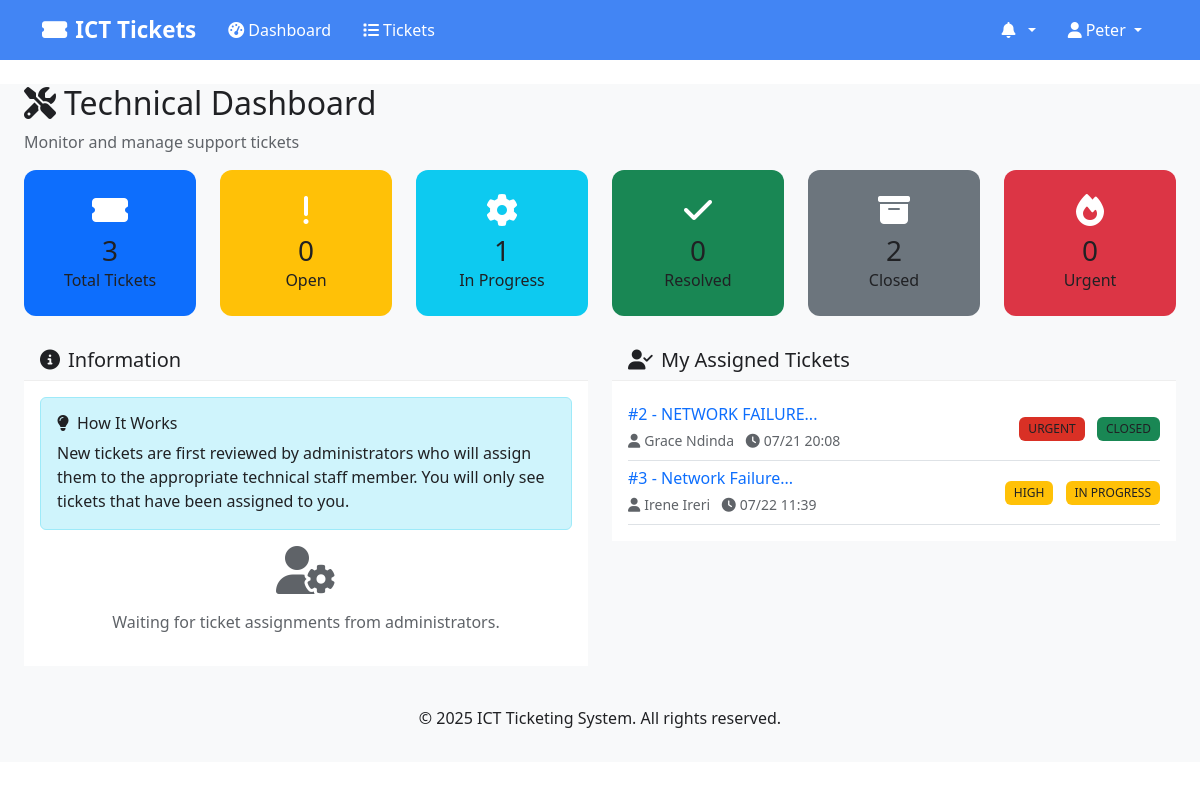
Before: /dashboard (signed in) with the older database file.
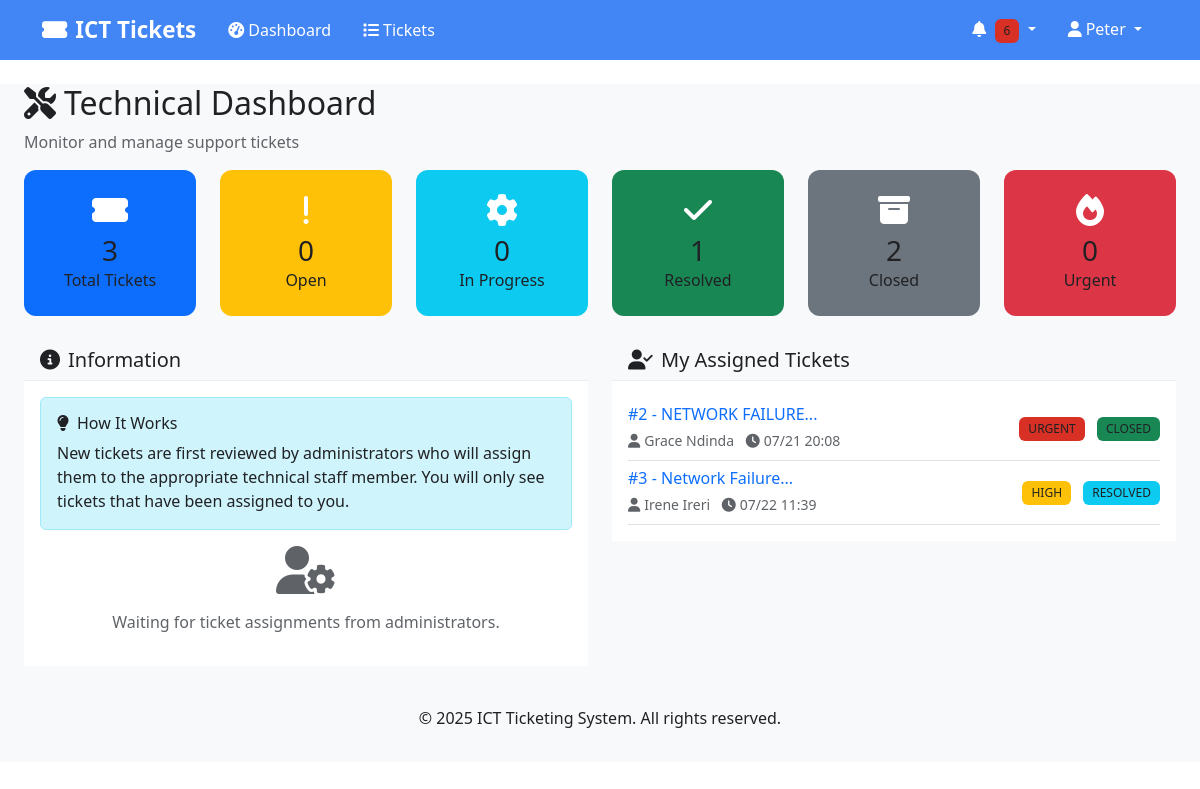
After: the same page with the newer database file.
### models.py (models this page shows, shortened)
class Ticket(db.Model):
    __tablename__ = 'tickets'
    id = db.Column(db.Integer, primary_key=True)
    title = db.Column(db.String(200), nullable=False)
    description = db.Column(db.Text, nullable=False)
    priority = db.Column(db.String(10), nullable=False)  # 'URGENT', 'HIGH', 'MEDIUM', 'LOW'
    status = db.Column(db.String(20), default='OPEN')  # 'OPEN', 'IN_PROGRESS', 'RESOLVED', 'CLOSED'
    category = db.Column(db.String(50), nullable=True)
    location = db.Column(db.String(100), nullable=True)
    unit = db.Column(db.String(50), nullable=True)  # For SWA departments (USHR, LSHR)
    created_by_id = db.Column(db.Integer, db.ForeignKey('users.id'), nullable=False)
    assigned_to_ids = db.Column(db.Text, nullable=True)  # Store comma-separated IDs for multiple assignments
    created_at = db.Column(db.DateTime, default=datetime.utcnow)
    updated_at = db.Column(db.DateTime, default=datetime.utcnow, onupdate=datetime.utcnow)
    resolved_at = db.Column(db.DateTime, nullable=True)
    closed_at = db.Column(db.DateTime, nullable=True)
    due_date = db.Column(db.DateTime, nullable=True)
    comments = db.relationship('TicketComment', backref='ticket', cascade='all, delete-orphan')
    notifications = db.relationship('Notification', backref='ticket', cascade='all, delete-orphan')
    @property
    def priority_color(self):
        colors = {
            'URGENT': 'danger',
            'HIGH': 'warning',
            'MEDIUM': 'info',
            'LOW': 'success'
        }
        return colors.get(self.priority, 'secondary')
    @property
    def status_color(self):
        colors = {
            'OPEN': 'primary',
            'IN_PROGRESS': 'warning',
            'RESOLVED': 'info',
            'CLOSED': 'success'
        }
        return colors.get(self.status, 'secondary')

class User(UserMixin, db.Model):
    __tablename__ = 'users'
    id = db.Column(db.Integer, primary_key=True)
    username = db.Column(db.String(80), unique=True, nullable=False)
    email = db.Column(db.String(120), unique=True, nullable=False)
    phone = db.Column(db.String(20), nullable=True)
    password_hash = db.Column(db.String(256), nullable=False)
    first_name = db.Column(db.String(50), nullable=False)
    last_name = db.Column(db.String(50), nullable=False)
    role = db.Column(db.String(20), nullable=False)  # 'user', 'tech', 'admin'
    department_id = db.Column(db.Integer, db.ForeignKey('departments.id'), nullable=True)
    is_active = db.Column(db.Boolean, default=True)
    created_at = db.Column(db.DateTime, default=datetime.utcnow)
    updated_at = db.Column(db.DateTime, default=datetime.utcnow, onupdate=datetime.utcnow)
    department = db.relationship('Department', backref='users')
    created_tickets = db.relationship('Ticket', foreign_keys='Ticket.created_by_id', backref='creator')
    @property
    def full_name(self):
        return f"{self.first_name} {self.last_name}"

### routes.py (the view)
@app.route('/dashboard')
@login_required
def dashboard():
    stats = get_ticket_stats()
    if current_user.role == 'admin':
        recent_tickets = Ticket.query.order_by(Ticket.created_at.desc()).limit(5).all()
        unread_notifications = Notification.query.filter_by(user_id=current_user.id, is_read=False).count()
        return render_template('dashboard_admin.html',
                             stats=stats,
                             recent_tickets=recent_tickets,
                             unread_notifications=unread_notifications,
                             User=User, Ticket=Ticket, Department=Department)
    elif current_user.role == 'tech':
        my_tickets = []
        for ticket in Ticket.query.filter(Ticket.assigned_to_ids.isnot(None)).all():
            if str(current_user.id) in ticket.assigned_to_ids.split(','):
                my_tickets.append(ticket)
        unassigned_tickets = Ticket.query.filter_by(assigned_to_ids=None, status='OPEN').all()
        unread_notifications = Notification.query.filter_by(user_id=current_user.id, is_read=False).count()
        return render_template('dashboard_tech.html',
                             stats=stats,
                             my_tickets=my_tickets,
                             unassigned_tickets=unassigned_tickets,
                             unread_notifications=unread_notifications)
    else:
        my_tickets = Ticket.query.filter_by(created_by_id=current_user.id).all()
        unread_notifications = Notification.query.filter_by(user_id=current_user.id, is_read=False).count()
        return render_template('dashboard_user.html',
                             my_tickets=my_tickets,
                             unread_notifications=unread_notifications)

### app.py (called while the page is built)
@login_manager.user_loader
def load_user(user_id):
    from models import User
    return User.query.get(int(user_id))

### templates/dashboard_tech.html (shortened to what the changed rows need)
{% extends "base.html" %}
{% block content %}
<div class="container-fluid">
    <div class="row">
        <div class="col-12">
            <h2><i class="fas fa-tools me-2"></i>Technical Dashboard</h2>
        </div>
    </div>
    <div class="row mb-4">
        <div class="col-lg-2 col-md-4 col-sm-6">
            <div class="card dashboard-card-inprogress h-100 text-white rounded-3 p-3">
                <div class="card-body text-center">
                    <i class="fas fa-cog fs-2 mb-2"></i>
                    <h3 class="mb-0">{{ stats.in_progress }}</h3>
                    <p class="mb-0">In Progress</p>
                </div>
            </div>
        </div>
        <div class="col-lg-2 col-md-4 col-sm-6">
            <div class="card dashboard-card-resolved h-100 text-white rounded-3 p-3">
                <div class="card-body text-center">
                    <i class="fas fa-check fs-2 mb-2"></i>
                    <h3 class="mb-0">{{ stats.resolved }}</h3>
                    <p class="mb-0">Resolved</p>
                </div>
            </div>
        </div>
    </div>
    <div class="row">
        <div class="col-lg-6 mb-4">
            <div class="card">
                <div class="card-body">
                    {% if my_tickets %}
                    {% for ticket in my_tickets[:5] %}
                    <div class="d-flex justify-content-between align-items-center py-2 border-bottom">
                        <div class="flex-grow-1">
                            <h6 class="mb-1">
                                <a href="{{ url_for('view_ticket', ticket_id=ticket.id) }}" class="text-decoration-none">
                                    #{{ ticket.id }} - {{ ticket.title[:50] }}...
                                </a>
                            </h6>
                            <small class="text-muted">
                                <i class="fas fa-user me-1"></i>{{ ticket.creator.full_name }}
                                <i class="fas fa-clock ms-2 me-1"></i>{{ ticket.created_at.strftime('%m/%d %H:%M') }}
                            </small>
                        </div>
                        <div class="ms-3">
                            <span class="badge bg-{{ ticket.priority_color }} me-2">{{ ticket.priority }}</span>
                            <span class="badge bg-{{ ticket.status_color }}">{{ ticket.status.replace('_', ' ') }}</span>
                        </div>
                    </div>
                    {% endfor %}
                    {% else %}
                    <div class="text-center py-3">
                        <i class="fas fa-inbox fs-2 text-muted mb-2"></i>
                        <p class="text-muted mb-0">No assigned tickets</p>
                    </div>
                    {% endif %}
                </div>
            </div>
        </div>
    </div>
</div>
{% endblock %}

### templates/base.html (shortened to what this page needs)
<!DOCTYPE html>
<html lang="en">
<head>
    <link href="https://cdn.jsdelivr.net/npm/bootstrap@5.3.0/dist/css/bootstrap.min.css" rel="stylesheet">
    <link href="https://cdnjs.cloudflare.com/ajax/libs/font-awesome/6.4.0/css/all.min.css" rel="stylesheet">
    <link href="{{ url_for('static', filename='css/style.css') }}" rel="stylesheet">
</head>
<body>
    <nav class="navbar navbar-expand-lg shadow-sm" style="background-color: #4285f4 !important;">
        <div class="container" style="background-color: #4285f4;">
            <a class="navbar-brand" href="{{ url_for('dashboard' if current_user.is_authenticated else 'index') }}" style="color: #ffffff !important; font-weight: 600;">
                <i class="fas fa-ticket-alt me-2"></i>ICT Tickets
            </a>
            {% if current_user.is_authenticated %}
            <div class="collapse navbar-collapse" id="navbarNav">
                <ul class="navbar-nav me-auto">
                    <li class="nav-item">
                        <a class="nav-link" href="{{ url_for('dashboard') }}" style="color: #ffffff !important; font-weight: 500;">
                            <i class="fas fa-tachometer-alt me-1"></i>Dashboard
                        </a>
                    </li>
                    <li class="nav-item">
                        <a class="nav-link" href="{{ url_for('list_tickets') }}" style="color: #ffffff !important; font-weight: 500;">
                            <i class="fas fa-list me-1"></i>Tickets
                        </a>
                    </li>
                </ul>
                <ul class="navbar-nav">
                    <li class="nav-item dropdown">
                        <a class="nav-link dropdown-toggle" href="#" role="button" data-bs-toggle="dropdown" style="color: #ffffff !important; font-weight: 500;">
                            <i class="fas fa-bell me-1"></i>
                            {% set unread_count = 0 %}
                            {% if current_user.notifications is defined and current_user.notifications %}
                                {% set unread_count = current_user.notifications|selectattr('is_read', 'equalto', False)|list|length %}
                            {% endif %}
                            {% if unread_count > 0 %}
                            <span class="badge bg-danger">{{ unread_count }}</span>
                            {% endif %}
                        </a>
                            {% set recent_notifications = [] %}
                            {% if current_user.notifications is defined and current_user.notifications %}
                                {% set recent_notifications = current_user.notifications[:5] %}
                            {% endif %}
                    </li>
                    <li class="nav-item dropdown">
                        <a class="nav-link dropdown-toggle" href="#" role="button" data-bs-toggle="dropdown" style="color: #ffffff !important; font-weight: 500;">
                            <i class="fas fa-user me-1"></i>{{ current_user.first_name }}
                        </a>
                    </li>
                </ul>
            </div>
            {% endif %}
        </div>
    </nav>
    <main class="container-fluid mt-4">
        {% block content %}{% endblock %}
    </main>
    <footer class="bg-light text-center text-muted py-3 mt-5">
        <div class="container">
            <p>&copy; 2025 ICT Ticketing System. All rights reserved.</p>
        </div>
    </footer>
</body>
</html>

Changed rows visible on the page:
changed Ticket "Network Failure": status "IN_PROGRESS" → "RESOLVED" (drawn); status.replace "IN PROGRESS" → "RESOLVED"
Other visible differences:
{{ unread_count }}: (not shown) → "6"
{{ stats.in_progress }}: "1" → "0"
{{ stats.resolved }}: "0" → "1"
